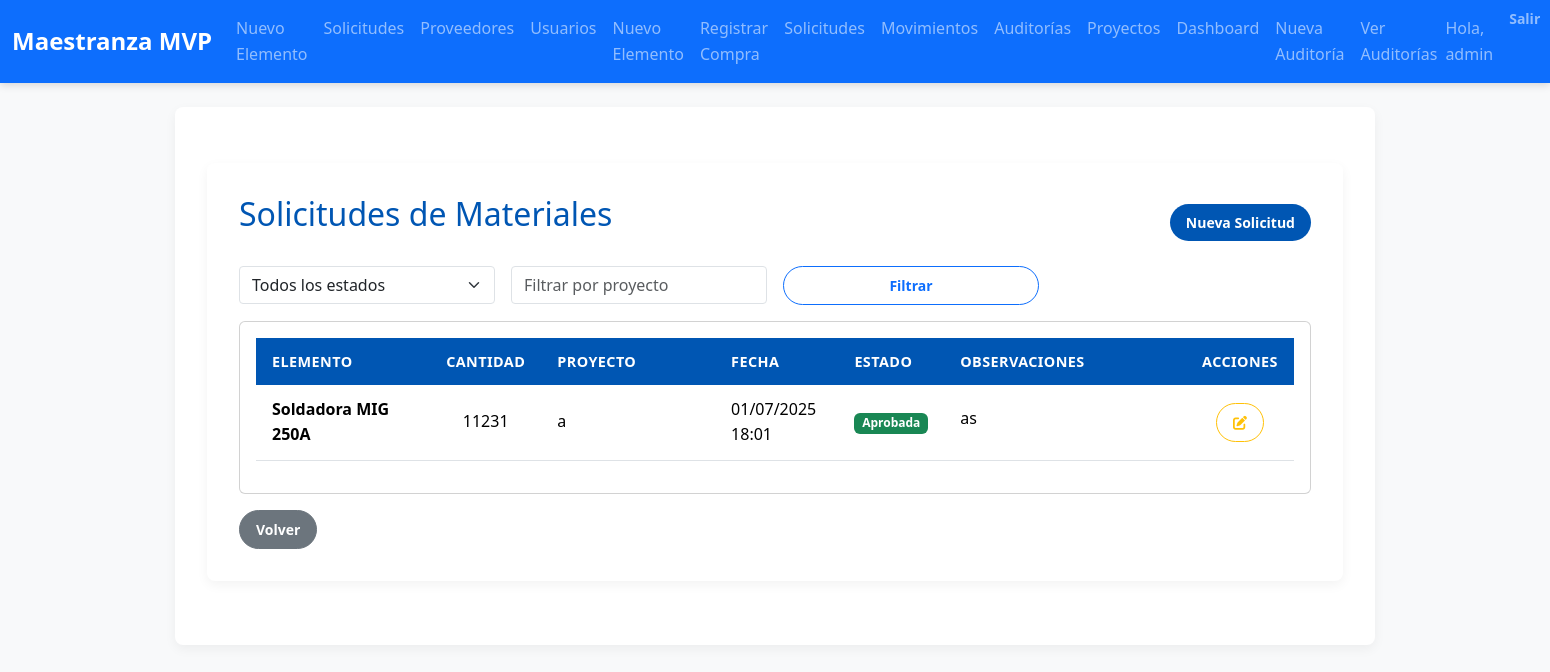
Screenshot of /solicitudes/ (signed in) with the database file from the repository.
### inventario/models.py (models this page shows, shortened)
class SolicitudMaterial(models.Model):
    ESTADO_CHOICES = [
        ('pendiente', 'Pendiente'),
        ('aprobada', 'Aprobada'),
        ('rechazada', 'Rechazada'),
        ('entregada', 'Entregada'),
    ]
    solicitante = models.ForeignKey(User, on_delete=models.CASCADE)
    elemento = models.ForeignKey(ElementoInventario, on_delete=models.CASCADE)
    cantidad = models.PositiveIntegerField()
    proyecto = models.CharField(max_length=100)
    fecha_solicitud = models.DateTimeField(auto_now_add=True)
    fecha_entrega = models.DateTimeField(null=True, blank=True)
    estado = models.CharField(max_length=20, choices=ESTADO_CHOICES, default='pendiente')
    observaciones = models.TextField(blank=True)

class ElementoInventario(models.Model):
    nombre = models.CharField(max_length=100)
    descripcion = models.TextField(blank=True)
    numero_serie = models.CharField(max_length=50, unique=True)
    proveedor = models.ForeignKey(Proveedor, on_delete=models.PROTECT)
    categoria = models.ForeignKey(Categoria, on_delete=models.SET_NULL, null=True, blank=True)
    etiquetas = models.ManyToManyField(Etiqueta, blank=True)
    ubicacion = models.CharField(max_length=100)
    lote = models.CharField(max_length=50, blank=True, null=True, help_text="Identificador de lote (opcional)")
    fecha_vencimiento = models.DateField(blank=True, null=True, help_text="Fecha de vencimiento (opcional)")
    stock_actual = models.PositiveIntegerField(default=0)
    stock_minimo = models.PositiveIntegerField(default=1)

### inventario/views.py (the view)
# urls.py: path('solicitudes/', views.solicitud_list, name='solicitud_list'),
@login_required
def solicitud_list(request):
    if not (request.user.is_superuser or
            request.user.groups.filter(name__in=['Usuario Final', 'Gestor de Inventario']).exists()):
        messages.error(request, 'No tienes permisos para acceder a las solicitudes.')
        return redirect('inventario:index')
    if request.user.groups.filter(name='Gestor de Inventario').exists() or request.user.is_superuser:
        solicitudes = SolicitudMaterial.objects.all().order_by('-fecha_solicitud')
        estado = request.GET.get('estado')
        proyecto = request.GET.get('proyecto')
        if estado:
            solicitudes = solicitudes.filter(estado=estado)
        if proyecto:
            solicitudes = solicitudes.filter(proyecto__icontains=proyecto)
        is_gestor = True
    else:
        solicitudes = SolicitudMaterial.objects.filter(solicitante=request.user).order_by('-fecha_solicitud')
        is_gestor = False
    return render(request, 'inventario/solicitud_list.html', {'solicitudes': solicitudes, 'is_gestor': is_gestor})

### inventario/context_processors.py (called while the page is built)
def role_flags(request):
    user = request.user
    return {
        'is_admin':    user.is_authenticated and user.is_superuser,
        'is_gestor':   user.is_authenticated and user.groups.filter(name='Gestor de Inventario').exists(),
        'is_comprador':user.is_authenticated and user.groups.filter(name='Comprador').exists(),
        'is_logistica':user.is_authenticated and user.groups.filter(name='Logística').exists(),
        'is_auditor':  user.is_authenticated and user.groups.filter(name='Auditor').exists(),
        'is_produccion':user.is_authenticated and user.groups.filter(name='Jefe de Producción').exists(),
        'is_gerente_proyecto':user.is_authenticated and user.groups.filter(name='Gerente de Proyectos').exists(),
        'is_usuario_final':user.is_authenticated and user.groups.filter(name='Usuario Final').exists(),
    }

### inventario/templates/inventario/solicitud_list.html (shortened to what this page needs)
{% extends 'inventario/base.html' %}
{% block content %}
<div class="container mt-4">
  <div class="d-flex justify-content-between align-items-center mb-3">
    <h2>{% if is_gestor %}Solicitudes de Materiales{% else %}Mis Solicitudes de Materiales{% endif %}</h2>
    <a href="{% url 'inventario:solicitud_create' %}" class="btn btn-primary">Nueva Solicitud</a>
  </div>
  <form method="get" class="row g-3 mb-3">
    <div class="col-md-3">
      <select name="estado" class="form-select">
        <option value="">Todos los estados</option>
      </select>
    </div>
    <div class="col-md-3">
      <input type="text" name="proyecto" class="form-control" placeholder="Filtrar por proyecto">
    </div>
    <div class="col-md-3">
      <button type="submit" class="btn btn-outline-primary w-100">Filtrar</button>
    </div>
  </form>
  <div class="card">
    <div class="card-body">
      <table class="table table-hover table-sm">
        <thead class="table-dark">
          <tr>
            <th style="width: 18%;">Elemento</th>
            <th style="width: 7%;">Cantidad</th>
            <th style="width: 18%;">Proyecto</th>
            <th style="width: 12%;">Fecha</th>
            <th style="width: 10%;">Estado</th>
            <th style="width: 25%;">Observaciones</th>
            <th style="width: 10%;">Acciones</th>
          </tr>
        </thead>
        <tbody>
          {% for solicitud in solicitudes %}
            <tr>
              <td><strong>{{ solicitud.elemento.nombre }}</strong></td>
              <td class="text-center">{{ solicitud.cantidad }}</td>
              <td>{{ solicitud.proyecto }}</td>
              <td>{{ solicitud.fecha_solicitud|date:"d/m/Y H:i" }}</td>
              <td>
                <span class="badge {% if solicitud.estado == 'aprobada' %}bg-success{% elif solicitud.estado == 'rechazada' %}bg-danger{% elif solicitud.estado == 'entregada' %}bg-info{% else %}bg-warning{% endif %}">
                  {{ solicitud.get_estado_display }}
                </span>
              </td>
              <td>
                {% if solicitud.observaciones %}
                  <span class="text-truncate d-inline-block" style="max-width: 200px;" title="{{ solicitud.observaciones }}">
                    {{ solicitud.observaciones|truncatechars:50 }}
                  </span>
                {% else %}
                  <span class="text-muted">-</span>
                {% endif %}
              </td>
              <td class="text-center">
                {% if is_gestor %}
                  <a href="{% url 'inventario:solicitud_update' solicitud.pk %}" class="btn btn-sm btn-outline-warning" title="Editar">
                    <i class="fas fa-edit"></i>
                  </a>
                {% endif %}
              </td>
            </tr>
          {% endfor %}
        </tbody>
      </table>
    </div>
  </div>
  <a href="{% url 'inventario:index' %}" class="btn btn-secondary mt-3">Volver</a>
</div>
{% endblock %}

### inventario/templates/inventario/base.html (shortened to what this page needs)
{% load static %}
<!DOCTYPE html>
<html lang="es">
<head>
  <link
    href="https://cdn.jsdelivr.net/npm/bootstrap@5.3.2/dist/css/bootstrap.min.css"
    rel="stylesheet"
>
  <link
    href="https://cdnjs.cloudflare.com/ajax/libs/font-awesome/6.4.0/css/all.min.css"
    rel="stylesheet"
>
  <link rel="stylesheet" href="{% static 'inventario/css/styles.css' %}">
</head>
<body>
  <nav class="navbar navbar-expand-lg navbar-dark bg-primary">
    <div class="container-fluid">
      <a class="navbar-brand" href="{% url 'inventario:index' %}">Maestranza MVP</a>
      <div class="collapse navbar-collapse" id="navbarNav">
        <ul class="navbar-nav me-auto">
          {% if user.is_authenticated %}
            {% if is_gestor %}
              <li class="nav-item"><a class="nav-link" href="{% url 'inventario:elemento_create' %}">Nuevo Elemento</a></li>
              <li class="nav-item"><a class="nav-link" href="{% url 'inventario:solicitud_list' %}">Solicitudes</a></li>
            {% endif %}
            {% if is_admin %}
              <li class="nav-item"><a class="nav-link" href="{% url 'inventario:proveedor_list' %}">Proveedores</a></li>
              <li class="nav-item"><a class="nav-link" href="{% url 'inventario:usuario_list' %}">Usuarios</a></li>
              <li class="nav-item"><a class="nav-link" href="{% url 'inventario:elemento_create' %}">Nuevo Elemento</a></li>
              <li class="nav-item"><a class="nav-link" href="{% url 'inventario:recepcion_create' %}">Registrar Compra</a></li>
              <li class="nav-item"><a class="nav-link" href="{% url 'inventario:solicitud_list' %}">Solicitudes</a></li>
              <li class="nav-item"><a class="nav-link" href="{% url 'inventario:movimiento_list' %}">Movimientos</a></li>
              <li class="nav-item"><a class="nav-link" href="{% url 'inventario:auditoria_list' %}">Auditorías</a></li>
              <li class="nav-item"><a class="nav-link" href="{% url 'inventario:proyecto_list' %}">Proyectos</a></li>
              <li class="nav-item"><a class="nav-link" href="{% url 'inventario:dashboard_proyectos' %}">Dashboard</a></li>
            {% endif %}
            {% if is_auditor or is_gestor %}
              <li class="nav-item"><a class="nav-link" href="{% url 'inventario:auditoria_create' %}">Nueva Auditoría</a></li>
              <li class="nav-item"><a class="nav-link" href="{% url 'inventario:auditoria_list' %}">Ver Auditorías</a></li>
            {% endif %}
          {% endif %}
        </ul>
        <ul class="navbar-nav">
          {% if user.is_authenticated %}
            <li class="nav-item navbar-text me-3">Hola, {{ user.username }}</li>
            <li class="nav-item">
              <form method="post" action="{% url 'logout' %}" class="d-inline">
                <button class="nav-link btn btn-link p-0">Salir</button>
              </form>
            </li>
          {% endif %}
        </ul>
      </div>
    </div>
  </nav>
  <div class="container mt-4">
    {% block content %}{% endblock %}
  </div>
</body>
</html>

### inventario/static/inventario/css/styles.css (style rules this page uses)
:root { --brand-primary: #0056b3; --brand-secondary: #6c757d; --brand-success: #28a745; --brand-warning: #ffc107; --brand-danger: #dc3545; --brand-info: #17a2b8; --light-bg: #f8f9fa; --dark-bg: #343a40; --text-base: #212529; --text-muted: #6c757d; --table-border: #dee2e6; --stripe-bg: rgba(0, 0, 0, 0.03); }
* { margin: 0; padding: 0; box-sizing: border-box; }
body { font-family: 'Segoe UI', Tahoma, Geneva, Verdana, sans-serif; background-color: var(--light-bg); color: var(--text-base); line-height: 1.6; }
.navbar { box-shadow: 0 2px 8px rgba(0, 0, 0, 0.15); }
.navbar-brand { font-weight: 700; font-size: 1.5rem; }
.nav-link { font-weight: 500; }
.container { max-width: 1200px; margin: 2rem auto; background: #fff; padding: 2rem; border-radius: 0.5rem; box-shadow: 0 4px 12px rgba(0, 0, 0, 0.05); }
h1, h2, h3 { color: var(--brand-primary); margin-bottom: 1rem; }
.table { width: 100%; margin-bottom: 1rem; border-collapse: separate; border-spacing: 0; }
.table thead th { background-color: var(--brand-primary); color: #ffffff; text-transform: uppercase; font-size: 0.9rem; letter-spacing: 0.03em; border: none; }
.table th, .table td { padding: 0.75rem 1rem; border-bottom: 1px solid var(--table-border); vertical-align: middle; }
.btn { border-radius: 2rem; padding: 0.5rem 1rem; font-size: 0.875rem; font-weight: 600; transition: filter 0.2s ease; }
.btn-primary { background-color: var(--brand-primary); border: none; }
.form-control, .form-select { border-radius: 0.25rem; box-shadow: none; border: 1px solid var(--table-border); }

### rows the page displays
SolicitudMaterial: elemento.nombre "Soldadora MIG 250A", cantidad "11231", proyecto "a", fecha_solicitud "01/07/2025 18:01", estado "Aprobada", observaciones "as"

### other values shown
{{ user.username }} "admin"
